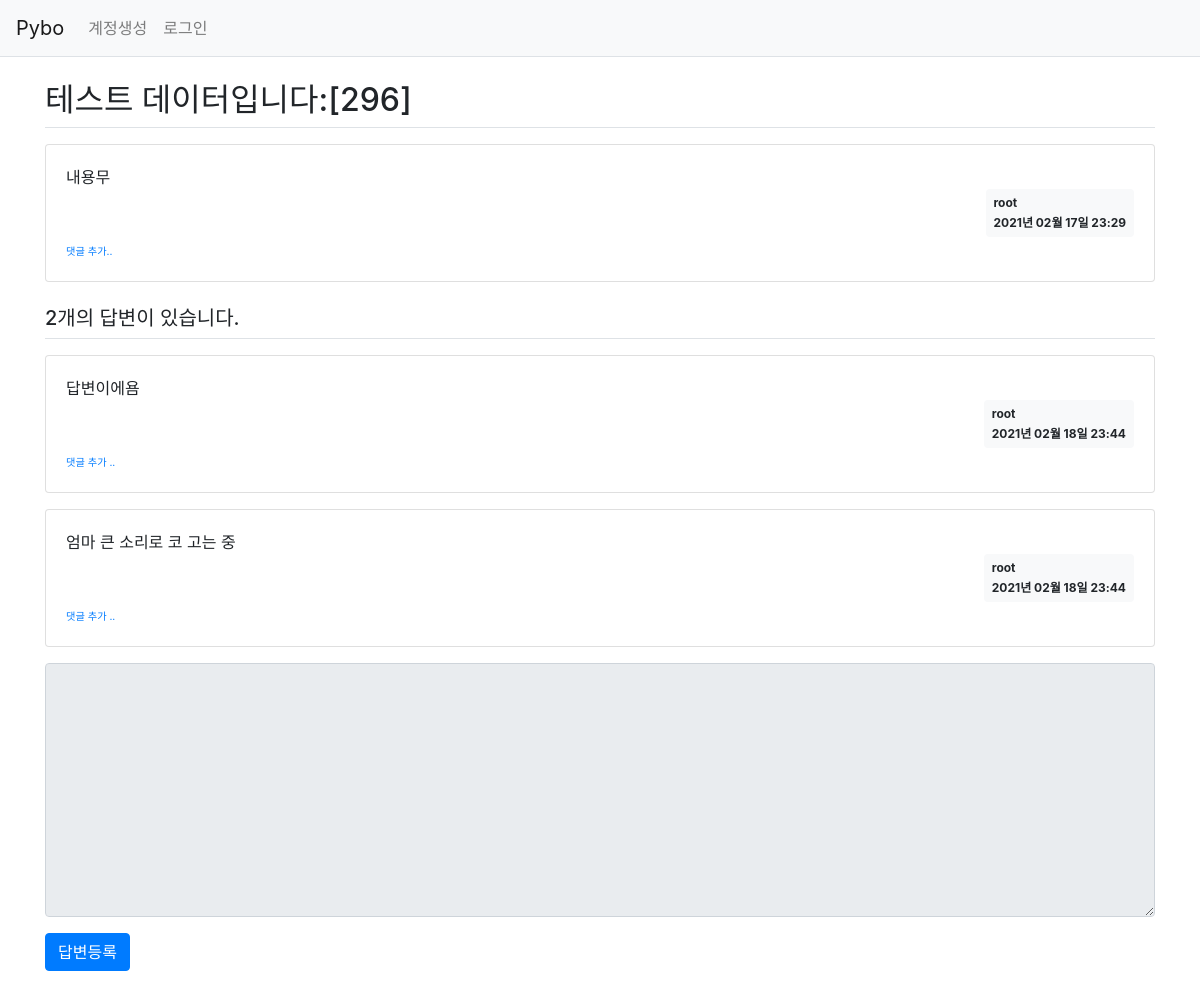
Page /question/detail/301/ on the committed database.
### pybo/models.py (models this page shows)
class Question(db.Model):   # 모든 모델의 기본 클래스인 db.Model 상속받음.
    id = db.Column(db.Integer, primary_key=True)
    subject = db.Column(db.String(200), nullable=False)
    content = db.Column(db.Text(), nullable=False)
    create_date = db.Column(db.DateTime(), nullable=False)
    modify_date = db.Column(db.DateTime(), nullable=True)
    user_id = db.Column(db.Integer, db.ForeignKey('user.id', ondelete='CASCADE'), nullable=False)
    user = db.relationship('User', backref=db.backref('question_set'))

class User(db.Model):
    id = db.Column(db.Integer, primary_key=True)    # 자동으로 증가하는 user 모델의 기본 키
    username = db.Column(db.String(150), unique=True, nullable=False)
    password = db.Column(db.String(200), nullable=False)
    email = db.Column(db.String(120), unique=True, nullable=False)

class Answer(db.Model):
    id = db.Column(db.Integer, primary_key = True)
    question_id = db.Column(db.Integer, db.ForeignKey('question.id', ondelete='CASCADE'))
    question = db.relationship('Question', backref = db.backref('answer_set'))
    content = db.Column(db.Text(), nullable=False)
    create_date = db.Column(db.DateTime(), nullable=False)
    modify_date = db.Column(db.DateTime(), nullable=True)
    user_id = db.Column(db.Integer, db.ForeignKey('user.id', ondelete='CASCADE'), nullable=False)
    user = db.relationship('User', backref=db.backref('answer_set'))

### pybo/views/question_views.py (the view)
@bp.route('/detail/<int:question_id>/')
def detail(question_id):
    form = AnswerForm()
    question = Question.query.get_or_404(question_id)
    return render_template('question/question_detail.html', question=question, form=form)

### pybo/forms.py
class AnswerForm(FlaskForm):
    content = TextAreaField('내용', validators=[DataRequired('내용은 필수입력 항목입니다.')])

### pybo/filter.py (called while the page is built)
def format_datetime(value, fmt='%Y년 %m월 %d일 %H:%M'):
    return value.strftime(fmt)

### pybo/views/auth_views.py (called while the page is built)
@bp.before_app_request
def load_logged_in_user():
    user_id = session.get('user_id')
    if user_id is None:
        g.user = None
    else:
        g.user = User.query.get(user_id)

### pybo/templates/question/question_detail.html (shortened to what this page needs)
{% extends 'base.html' %}
{% block content %}
<div class="container my-3">
    <h2 class="border-bottom py-2">{{ question.subject }}</h2>
    <div class="card my-3">
        <div class="card-body">
            <div class="card-text" style="white-space: pre-line;">{{ question.content }}</div>
            <div class="d-flex justify-content-end">
                <div class="badge badge-light p-2 text-left">
                    <div class="mb-2">{{ question.user.username }}</div>
                    <div>{{ question.create_date | datetime }}</div>
                </div>
            </div>
            <div>
                <a href="{{ url_for('comment.create_question', question_id=question.id) }}" class="small"><small>댓글
                        추가..</small></a>
            </div>
        </div>
    </div>
    <h5 class="border-bottom my-3 py-2">{{ question.answer_set|length }}개의 답변이 있습니다.</h5>
    {% for answer in question.answer_set %}
    <div class="card my-3">
        <div class="card-body">
            <div class="card-text" style="white-space: pre-line;">{{ answer.content }}</div>
            <div class="d-flex justify-content-end">
                <div class="badge badge-light p-2 text-left">
                    <div class="mb-2">{{ answer.user.username }}</div>
                    <div>{{ answer.create_date | datetime }}</div>
                </div>
            </div>
            <div>
                <a href="{{ url_for('comment.create_answer', answer_id=answer.id) }}" class="small"><small>댓글 추가
                        ..</small></a>
            </div>
        </div>
    </div>
    {% endfor %}
    <form action="{{ url_for('answer.create', question_id=question.id) }}" method="post" class="my-3">
        <div class="form-group">
            <textarea {% if not g.user %}disabled{% endif %} name="content" id="content" class="form-control"
                rows="10"></textarea>
        </div>
        <input type="submit" value="답변등록" class="btn btn-primary">
    </form>
</div>
{% endblock %}

### rows in the picture
Question: subject "테스트 데이터입니다:[296]", content "내용무", create_date "2021년 02월 17일 23:29"
User: user.username "root"
Answer: content "답변이에욤", user.username "root", create_date "2021년 02월 18일 23:44"
Answer: content "엄마 큰 소리로 코 고는 중", user.username "root", create_date "2021년 02월 18일 23:44"

### other values in the picture
{{ question.answer_set|length }} "2"
